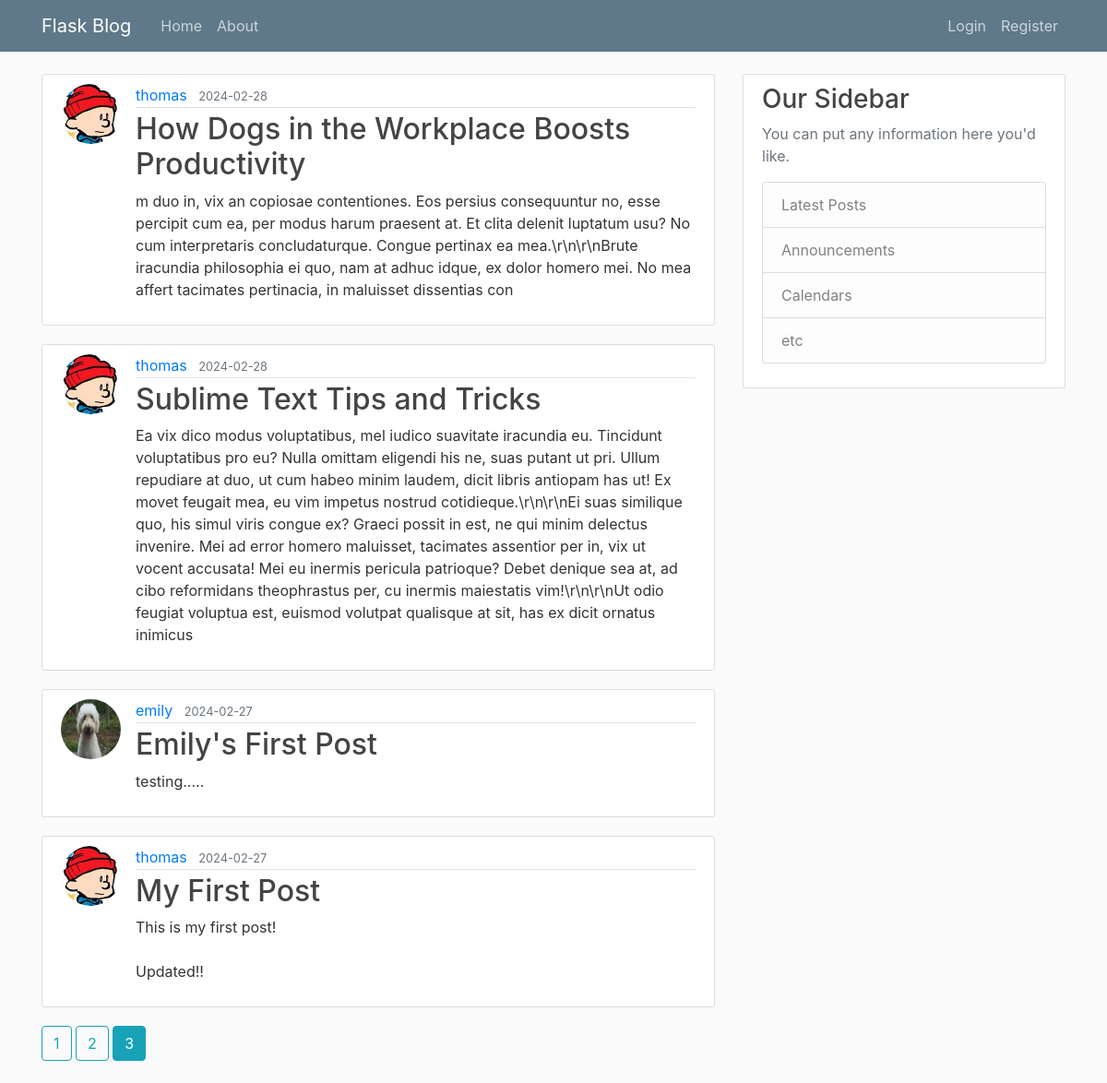
Screenshot of /home?page=3 with the database file from the repository.
### flaskblog/models.py (models this page shows, shortened)
class Post(db.Model):
	id = db.Column(db.Integer, primary_key = True)
	user_id = db.Column(db.Integer, db.ForeignKey('user.id'), nullable = False)
	title = db.Column(db.String(100), nullable = False)
	date_posted = db.Column(db.DateTime, nullable = False, default = datetime.utcnow)
	content = db.Column(db.Text, nullable = False)

class User(db.Model, UserMixin):
	id = db.Column(db.Integer, primary_key = True)
	username = db.Column(db.String(20), unique = True, nullable = False)
	email = db.Column(db.String(120), unique = True, nullable = False)
	img_file = db.Column(db.String(20), nullable = False, default = 'default.jpg')
	password = db.Column(db.String(60), nullable = False)
	posts = db.relationship('Post', backref = 'author', lazy = True)

### flaskblog/main/routes.py (the view)
@main.route("/")
@main.route("/home")
def home():
	page = request.args.get('page', 1, type = int)
	posts = Post.query.order_by(Post.date_posted.desc()).paginate(page = page, per_page=4)
	return render_template('home.html', posts = posts)

### flaskblog/templates/home.html
{% extends "layout.html" %}
{% block content %}
	{% for post in posts.items %}
		<article class="media content-section">
			<img class="rounded-circle article-img" src="{{ url_for('static', filename='profile_pics/' + post.author.img_file) }}">
			<div class="media-body">
				<div class="article-metadata">
					<a class="mr-2" href="{{ url_for('users.user_posts', username=post.author.username )}}">{{ post.author.username }}</a>
					<small class="text-muted">{{ post.date_posted.strftime('%Y-%m-%d') }}</small>
				</div>
				<h2><a class="article-title" href="{{ url_for('posts.post', post_id=post.id) }}">{{ post.title }}</a></h2>
				<p class="article-content">{{ post.content }}</p>
			</div>
		</article>
	{% endfor %}
	{% for page_num in posts.iter_pages(left_edge = 1, right_edge = 1, left_current = 1, right_current=2) %}
		{% if page_num %}
			{% if posts.page == page_num %}
				<a class="btn btn-info mb-4" href="{{ url_for('main.home', page = page_num)}}">{{ page_num }}</a>
			{% else %}
				<a class="btn btn-outline-info mb-4" href="{{ url_for('main.home', page = page_num)}}">{{ page_num }}</a>
			{% endif %}
		{% else %}
			...
		{% endif %}
	{% endfor %}
{% endblock content %}

### flaskblog/static/main.css (style rules this page uses)
body { background: #fafafa; color: #333333; margin-top: 5rem; }
h1, h2, h3, h4, h5, h6 { color: #444444; }
.content-section { background: #ffffff; padding: 10px 20px; border: 1px solid #dddddd; border-radius: 3px; margin-bottom: 20px; }
.article-title { color: #444444; }
.article-content { white-space: pre-line; }
.article-img { height: 65px; width: 65px; margin-right: 16px; }
.article-metadata { padding-bottom: 1px; margin-bottom: 4px; border-bottom: 1px solid #e3e3e3 }

### rows the page displays
Post: img_file (picture), author.username "thomas", date_posted "2024-02-28", title "How Dogs in the Workplace Boosts Productivity", content "m duo in, vix an copiosae contentiones. Eos persius consequuntur no, esse percipit cum ea, per modus harum praesent at. Et clita delenit luptatum usu? No cum interpretaris concludaturque. Congue pertinax ea mea.\\r\\n\\r\\nBrute iracundia philosophia ei quo, nam at adhuc idque, ex dolor homero mei. No mea affert tacimates pertinacia, in maluisset dissentias con"
Post: img_file (picture), author.username "thomas", date_posted "2024-02-28", title "Sublime Text Tips and Tricks", content "Ea vix dico modus voluptatibus, mel iudico suavitate iracundia eu. Tincidunt voluptatibus pro eu? Nulla omittam eligendi his ne, suas putant ut pri. Ullum repudiare at duo, ut cum habeo minim laudem, dicit libris antiopam has ut! Ex movet feugait mea, eu vim impetus nostrud cotidieque.\\r\\n\\r\\nEi suas similique quo, his simul viris congue ex? Graeci possit in est, ne qui minim delectus invenire. Mei ad error homero maluisset, tacimates assentior per in, vix ut vocent accusata! Mei eu inermis pericula patrioque? Debet denique sea at, ad cibo reformidans theophrastus per, cu inermis maiestatis vim!\\r\\n\\r\\nUt odio feugiat voluptua est, euismod volutpat qualisque at sit, has ex dicit ornatus…"
Post: img_file (picture), author.username "emily", date_posted "2024-02-27", title "Emily's First Post", content "testing....."
Post: img_file (picture), author.username "thomas", date_posted "2024-02-27", title "My First Post", content "This is my first post! Updated!!"

### other values shown
{{ page_num }} "1" "2"
{{ page_num }} "3"
